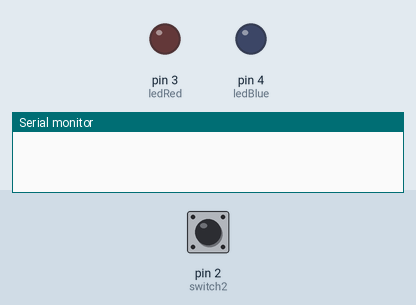
Recording of a sketch running on a simulated Arduino Uno, built with avr-gcc and run on an emulated ATmega328P. On the bench: output pins drawn as LEDs (lit = HIGH), the last lines printed to the serial monitor. The test bench sets the inputs (shaded band); at power-on: pin 2 (switch2) HIGH.

Above: at 1.2 s.
1.3 s: pin 2 (switch2) pulled LOW for 0.15 s
At 1.4 s:
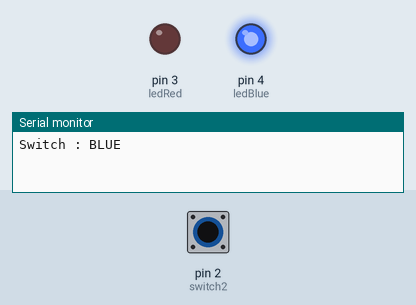
3.0 s: pin 2 (switch2) pulled LOW for 3.2 s
At 7.5 s:
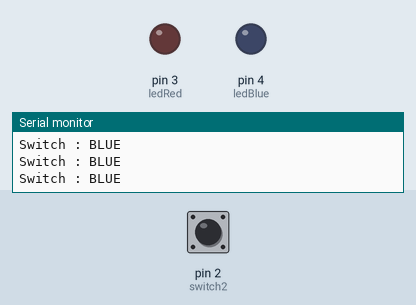
Timing chart, 0 to 9.0 s (numbered marks = the images above; inputs shaded):
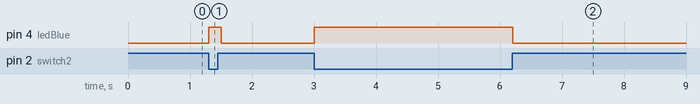

Measured:
- after the input at 1.3 s, pin 4 (ledBlue): LOW → HIGH at once, → LOW 0.20 s later
- after the input at 3.0 s, pin 4 (ledBlue): LOW → HIGH at once, → LOW 3.2 s later

The sketch:

10.Button_pressed_2_INPUT_PULLUP.ino
```cpp
int switch1= 1; // 택트1
int switch2= 2; // 택트2
int ledRed = 3; // LED 빨강
int ledBlue = 4; // LED 파랑

void setup() {
   Serial.begin(9600);  // 9600 속도로 시리얼 통신 시작
   pinMode(switch1, INPUT_PULLUP);
   pinMode(switch2, INPUT_PULLUP);
   pinMode(ledBlue , OUTPUT);
   pinMode(ledRed , OUTPUT);
}

void loop()
{
  int SW1 = digitalRead(switch1); // 택트1의 상태 저장 - 기본적으로 1 출력(INPUT_PULLUP mode이기 때문) / 스위치 눌릴 시, 0 출력
  int SW2 = digitalRead(switch2); // 택트2의 상태 저장

  digitalWrite(ledRed, LOW); // OUPUT mode 이므로, 기본 상태를 LOW로 설정해야, 꺼진 상태로 됨
  digitalWrite(ledBlue, LOW);

  // 스위치를 눌렀을 때,
  if(SW1 == LOW){
    Serial.println("Switch : RED");
    digitalWrite(ledRed, HIGH); // 스위치를 누른 상태로, LED를 킨 상태로 전환
  }
  if(SW2 == LOW){
    Serial.println("Switch : BLUE");
    digitalWrite(ledBlue, HIGH);
  }
  delay(100);
}
```
